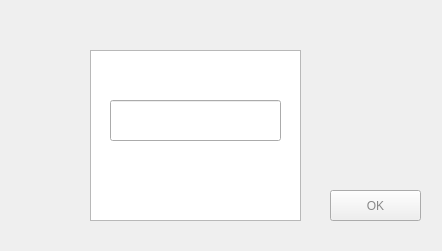
<?xml version="1.0" encoding="UTF-8"?>
<ui version="4.0">
 <class>Form</class>
 <widget class="QWidget" name="Form">
  <property name="geometry">
   <rect>
    <x>0</x>
    <y>0</y>
    <width>442</width>
    <height>251</height>
   </rect>
  </property>
  <property name="windowTitle">
   <string>Form</string>
  </property>
  <widget class="QTextEdit" name="textEdit">
   <property name="geometry">
    <rect>
     <x>90</x>
     <y>50</y>
     <width>211</width>
     <height>171</height>
    </rect>
   </property>
  </widget>
  <widget class="QLineEdit" name="lineEdit">
   <property name="geometry">
    <rect>
     <x>110</x>
     <y>100</y>
     <width>171</width>
     <height>41</height>
    </rect>
   </property>
  </widget>
  <widget class="QLabel" name="label_5">
   <property name="geometry">
    <rect>
     <x>80</x>
     <y>10</y>
     <width>161</width>
     <height>31</height>
    </rect>
   </property>
   <property name="palette">
    <palette>
     <active>
      <colorrole role="WindowText">
       <brush brushstyle="SolidPattern">
        <color alpha="255">
         <red>160</red>
         <green>160</green>
         <blue>160</blue>
        </color>
       </brush>
      </colorrole>
     </active>
     <inactive>
      <colorrole role="WindowText">
       <brush brushstyle="SolidPattern">
        <color alpha="255">
         <red>160</red>
         <green>160</green>
         <blue>160</blue>
        </color>
       </brush>
      </colorrole>
     </inactive>
     <disabled>
      <colorrole role="WindowText">
       <brush brushstyle="SolidPattern">
        <color alpha="255">
         <red>120</red>
         <green>120</green>
         <blue>120</blue>
        </color>
       </brush>
      </colorrole>
     </disabled>
    </palette>
   </property>
   <property name="styleSheet">
    <string notr="true">font: 25 16pt &quot;Raleway ExtraLight&quot;;</string>
   </property>
   <property name="text">
    <string/>
   </property>
  </widget>
  <widget class="QPushButton" name="pushButton_6">
   <property name="geometry">
    <rect>
     <x>330</x>
     <y>190</y>
     <width>91</width>
     <height>31</height>
    </rect>
   </property>
   <property name="palette">
    <palette>
     <active>
      <colorrole role="WindowText">
       <brush brushstyle="SolidPattern">
        <color alpha="255">
         <red>136</red>
         <green>136</green>
         <blue>136</blue>
        </color>
       </brush>
      </colorrole>
      <colorrole role="ButtonText">
       <brush brushstyle="SolidPattern">
        <color alpha="255">
         <red>136</red>
         <green>136</green>
         <blue>136</blue>
        </color>
       </brush>
      </colorrole>
     </active>
     <inactive>
      <colorrole role="WindowText">
       <brush brushstyle="SolidPattern">
        <color alpha="255">
         <red>136</red>
         <green>136</green>
         <blue>136</blue>
        </color>
       </brush>
      </colorrole>
      <colorrole role="ButtonText">
       <brush brushstyle="SolidPattern">
        <color alpha="255">
         <red>136</red>
         <green>136</green>
         <blue>136</blue>
        </color>
       </brush>
      </colorrole>
     </inactive>
     <disabled>
      <colorrole role="WindowText">
       <brush brushstyle="SolidPattern">
        <color alpha="255">
         <red>120</red>
         <green>120</green>
         <blue>120</blue>
        </color>
       </brush>
      </colorrole>
      <colorrole role="ButtonText">
       <brush brushstyle="SolidPattern">
        <color alpha="255">
         <red>120</red>
         <green>120</green>
         <blue>120</blue>
        </color>
       </brush>
      </colorrole>
     </disabled>
    </palette>
   </property>
   <property name="styleSheet">
    <string notr="true">font: 25 14pt &quot;Raleway ExtraLight&quot;;</string>
   </property>
   <property name="text">
    <string>OK</string>
   </property>
  </widget>
 </widget>
 <resources/>
 <connections/>
</ui>
